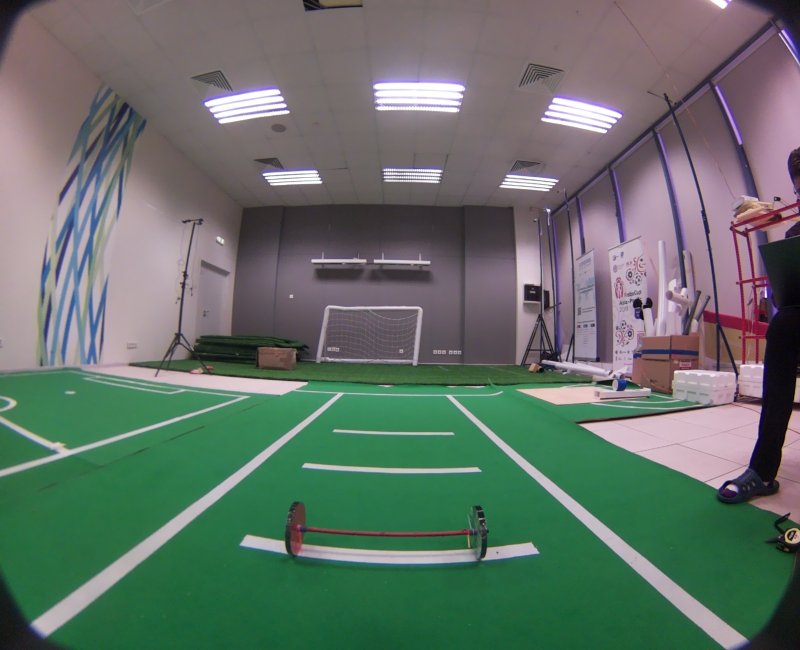
#> input picture Weight_Lifting_Vision/images/img_0.jpg, 1600 x 1300 px (shown at 1/2 size); the run also reads 1 picture not shown here
$ jupyter execute Detect_Line_Barbell.ipynb   (older library calls are emulated)
#> lines starting #> are read from the running program, lines starting #| are printed output that depends on the picture; after the words box and inside, x2 and y2 are one past the last pixel; in counts of white or black regions, pixels touching at a corner belong together
[cell 1]
import cv2
import numpy as np

[cell 2]
import cv2
import numpy as np

cv2.namedWindow('small_mask')

cv2.resizeWindow('small_mask', 1000, 1000)

def nothing(x):
    pass

cv2.createTrackbar('lh', 'small_mask', 166, 255, nothing)
cv2.createTrackbar('ls', 'small_mask', 80, 255, nothing)
cv2.createTrackbar('lv', 'small_mask', 62, 255, nothing)
cv2.createTrackbar('hh', 'small_mask', 202, 255, nothing)
cv2.createTrackbar('hs', 'small_mask', 229, 255, nothing)
cv2.createTrackbar('hv', 'small_mask', 200, 255, nothing)

img = cv2.imread('images/img_0.jpg')
#> img is the input picture: shape (1300, 1600, 3); mean B, G, R 104.1, 112.8, 99.7

hsv = cv2.cvtColor(img, cv2.COLOR_BGR2HSV)
#> hsv: shape (1300, 1600, 3); mean H, S, V 103.8, 79.5, 124.5

while True:
    lh = cv2.getTrackbarPos('lh', 'small_mask')
    ls = cv2.getTrackbarPos('ls', 'small_mask')
    lv = cv2.getTrackbarPos('lv', 'small_mask')
    hh = cv2.getTrackbarPos('hh', 'small_mask')
    hs = cv2.getTrackbarPos('hs', 'small_mask')
    hv = cv2.getTrackbarPos('hv', 'small_mask')

    mask = cv2.inRange(hsv, (lh, ls, lv), (hh, hs, hv))
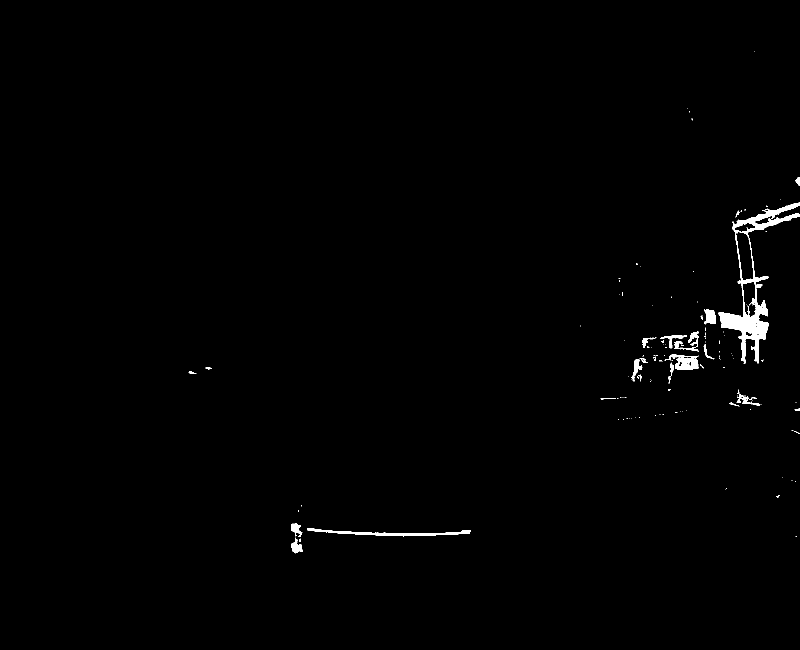
#> mask: shape (1300, 1600) (shown at 1/2 size); 0.74% white; 136 white regions (108 under 20 px), largest, box (x1, y1, x2, y2) and area: (1437, 404, 1600, 728) 8376, (614, 1056, 941, 1073) 1602, (1329, 708, 1398, 740) 1126

    small_img = cv2.resize(img, (img.shape[1] // 4, img.shape[0] // 4))
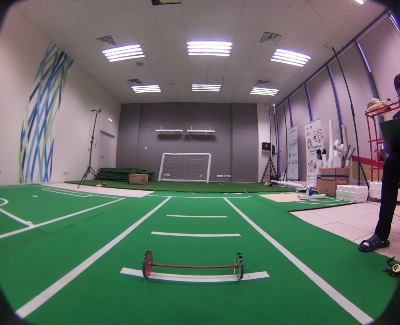
#> small_img: shape (325, 400, 3); mean B, G, R 104.3, 112.9, 99.9
    small_mask = cv2.resize(mask, (mask.shape[1] // 4, mask.shape[0] // 4))

    cv2.imshow('img', small_img)
    cv2.imshow('mask', small_mask)

    key = cv2.waitKey(80) & 0xFF
#> (key q is pressed here)
    if key == ord('q'):
        break

cv2.destroyAllWindows()

[cell 3]
import cv2
import numpy as np

cv2.namedWindow('small_mask')

cv2.resizeWindow('small_mask', 1000, 1000)

img = cv2.imread('images/img_0.jpg')

hsv = cv2.cvtColor(img, cv2.COLOR_BGR2HSV)

mask = cv2.inRange(hsv, (166, 80, 62), (202, 229, 200))

mask[:, -300:] = 0
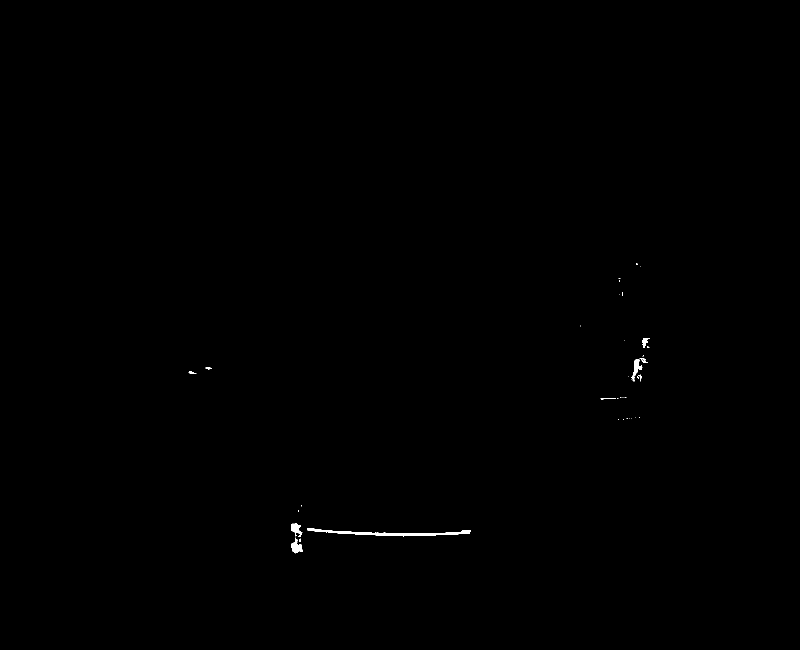
#> mask: shape (1300, 1600) (shown at 1/2 size); 0.15% white; 37 white regions (27 under 20 px), largest, box (x1, y1, x2, y2) and area: (614, 1056, 941, 1073) 1602, (1263, 717, 1295, 763) 419, (583, 1075, 606, 1107) 385
mask[:, :300] = 0


connectivity = 4

output = cv2.connectedComponentsWithStats(mask, connectivity, cv2.CV_32S)

num_labels = output[0]
#> num_labels = 38
labels = output[1]
#> labels: shape (1300, 1600) int32; 38 distinct labels, from 0 to 37
stats = output[2]
#> stats = 38 rows, first 6: [0, 0, 1600, 1300, 2076808], [1272, 527, 3, 3, 9], [1280, 533, 1, 1, 1], [1237, 556, 4, 2, 6], [1238, 560, 2, 4, 6], [1244, 584, 2, 7, 8]

filtered = np.zeros_like(mask)

for i in range(1, num_labels):
    a = stats[i, cv2.CC_STAT_AREA]
    top = stats[i, cv2.CC_STAT_TOP]
    left = stats[i, cv2.CC_STAT_LEFT]
    width = stats[i, cv2.CC_STAT_WIDTH]
    height = stats[i, cv2.CC_STAT_HEIGHT]

    if (a >= 1000 and width > 300):
        filtered[np.where(labels == i)] = 255

        cv2.putText(img, str(a), (left, top), cv2.FONT_ITALIC, 1, (0, 0, 255), 2, cv2.LINE_4)
        cv2.rectangle(img, (left, top), (left + width, top + height), (0, 0, 255), 4)
#> this loop made 37 passes
#> (a, top, left, width, height) on passes 1 to 12: (9, 527, 1272, 3, 3), (1, 533, 1280, 1, 1), (6, 556, 1237, 4, 2), (6, 560, 1238, 2, 4), (8, 584, 1244, 2, 7), (1, 588, 1238, 1, 1), (2, 651, 1160, 1, 2), (149, 676, 1285, 15, 20), (1, 681, 1248, 1, 1), (10, 692, 1294, 5, 3), (4, 711, 1285, 3, 3), (419, 717, 1263, 32, 46)
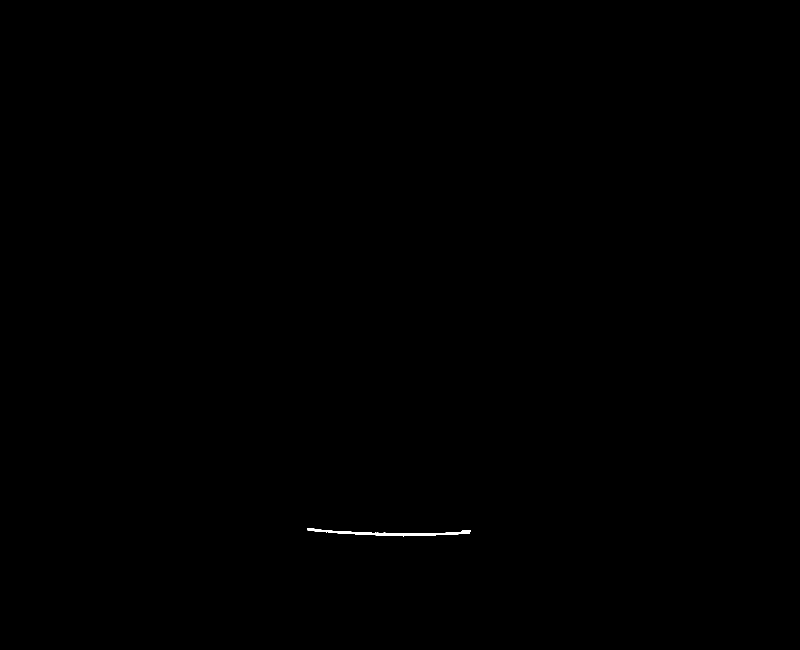
#> filtered: shape (1300, 1600) (shown at 1/2 size); 0.08% white; 1 white region, box (x1, y1, x2, y2) and area: (614, 1056, 941, 1073) 1602
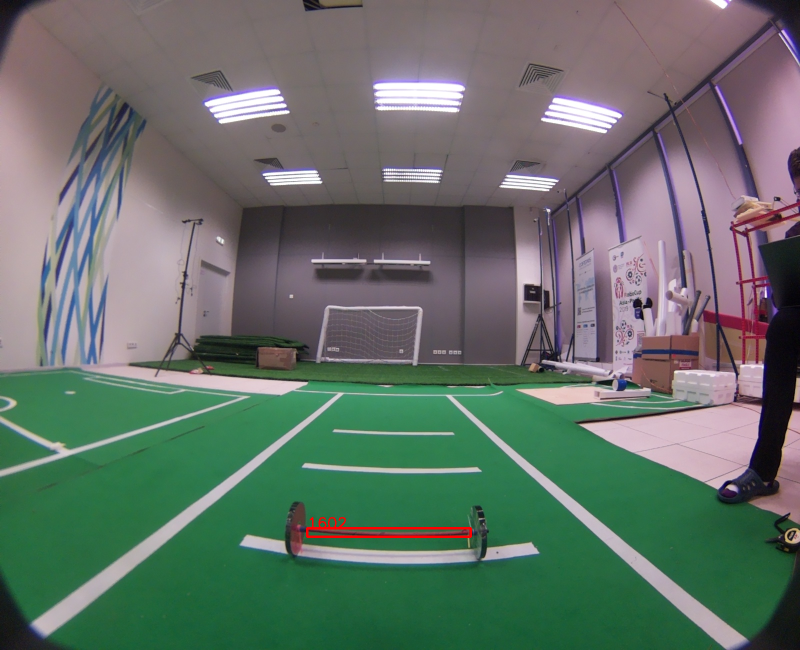
#> img: shape (1300, 1600, 3) (shown at 1/2 size); 0.19% of pixels changed, all inside (x1, y1, x2, y2) = (612, 1034, 944, 1076)

center_x = left + width // 2
#> center_x = 600
center_y = top + height // 2
#> center_y = 1080

print(f"Center coordinates of detected blob: ({center_x}, {center_y})")
#| Center coordinates of detected blob: (600, 1080)

small_img = cv2.resize(img, (img.shape[1] // 4, img.shape[0] // 4))
small_mask = cv2.resize(mask, (mask.shape[1] // 4, mask.shape[0] // 4))

cv2.imshow('mask', small_mask)
cv2.imshow('img', small_img)

cv2.waitKey(0)
cv2.destroyAllWindows()
cv2.waitKey(10)
#> Out = 113

[cell 4]
import cv2
import numpy as np

cv2.namedWindow('small_mask')

cv2.resizeWindow('small_mask', 1000, 1000)

img = cv2.imread('images/img_5.jpg')

hsv = cv2.cvtColor(img, cv2.COLOR_BGR2HSV)
#> hsv: shape (1300, 1600, 3); mean H, S, V 116.8, 79.6, 124.2

mask = cv2.inRange(hsv, (0, 1, 195), (181, 28, 214))
#> mask: shape (1300, 1600); 1.6% white; 912 white regions (845 under 20 px), largest, box (x1, y1, x2, y2) and area: (895, 790, 1236, 1092) 6425, (392, 785, 688, 1018) 4299, (606, 927, 961, 946) 2483

mask[:, -300:] = 0
mask[:, :300] = 0
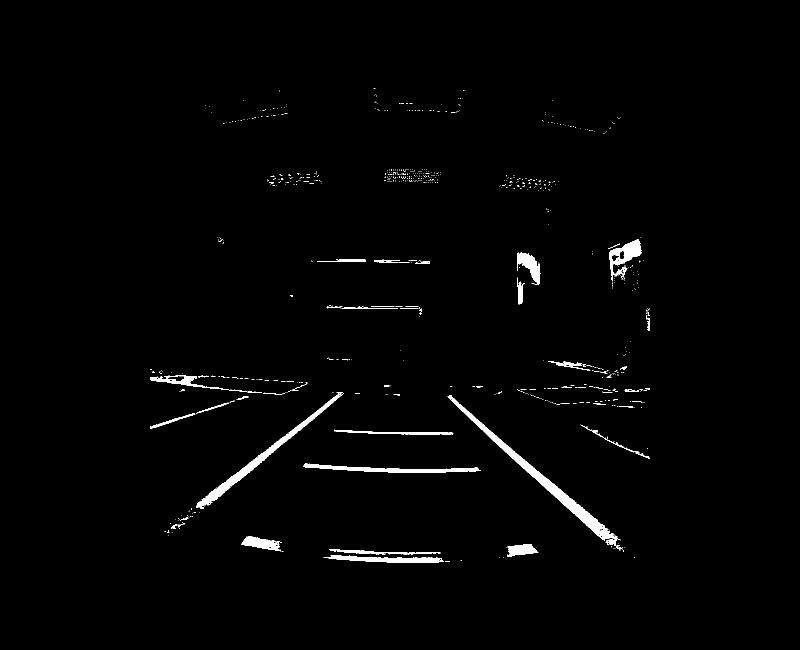
#> mask: shape (1300, 1600) (shown at 1/2 size); 1.4% white; 731 white regions (681 under 20 px), largest, box (x1, y1, x2, y2) and area: (895, 790, 1236, 1092) 6425, (392, 785, 688, 1018) 4299, (606, 927, 961, 946) 2483

min_left = -5

connectivity = 4

lowest_bottom = 5000
lowest_component_index = -1

output = cv2.connectedComponentsWithStats(mask, connectivity, cv2.CV_32S)

num_labels = output[0]
#> num_labels = 732
labels = output[1]
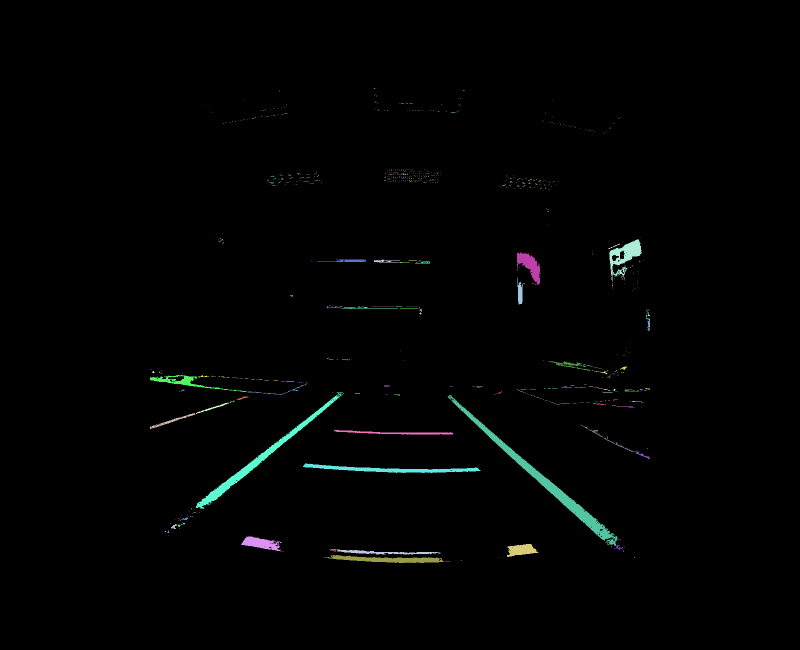
#> labels: shape (1300, 1600) int32 (shown at 1/2 size); 732 distinct labels, from 0 to 731; one colour per label, 0 black
stats = output[2]
#> stats = 732 rows, first 6: [0, 0, 1600, 1300, 2050647], [747, 176, 4, 2, 6], [558, 181, 2, 2, 2], [926, 181, 3, 1, 3], [749, 189, 2, 2, 2], [752, 191, 2, 2, 2]

filtered = np.zeros_like(mask)

for i in range(1, num_labels):
    a = stats[i, cv2.CC_STAT_AREA]
    top = stats[i, cv2.CC_STAT_TOP]
    left = stats[i, cv2.CC_STAT_LEFT]
    width = stats[i, cv2.CC_STAT_WIDTH]
    height = stats[i, cv2.CC_STAT_HEIGHT]
    bottom = top + height


    if (a >= 1500 and width > 300):
        filtered[np.where(labels == i)] = 255

        if bottom < lowest_bottom:
            lowest_bottom = bottom
            lowest_component_index = i
#> this loop made 731 passes
#> (a, top, left, width, height, bottom, lowest_bottom) on passes 616, 670: (6425, 790, 895, 341, 302, 1092, 1092), (2483, 927, 606, 355, 19, 946, 946)
#> (a, top, left, width, height, bottom) on passes 1 to 6: (6, 176, 747, 4, 2, 178), (2, 181, 558, 2, 2, 183), (3, 181, 926, 3, 1, 182), (2, 189, 749, 2, 2, 191), (2, 191, 752, 2, 2, 193), (1, 197, 917, 1, 1, 198)
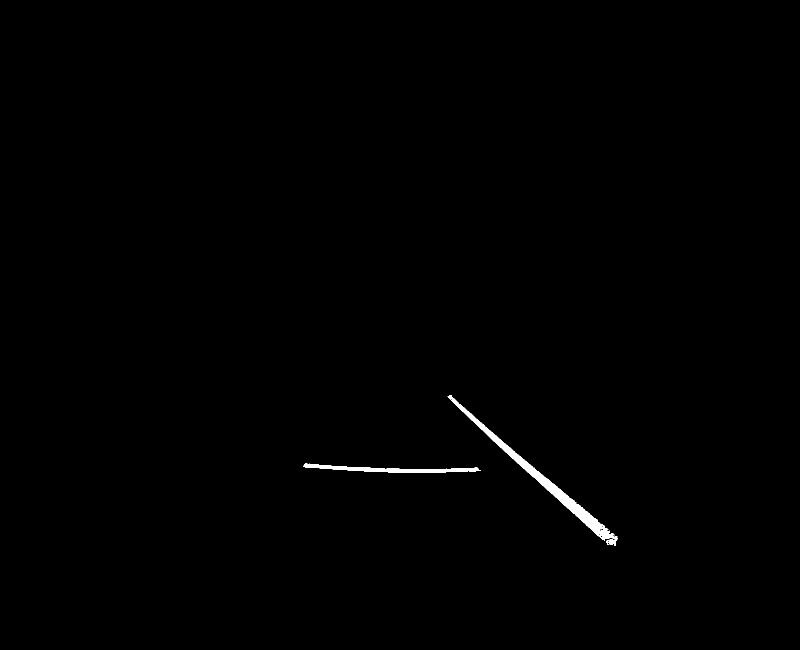
#> filtered: shape (1300, 1600) (shown at 1/2 size); 0.43% white; 2 white regions, box (x1, y1, x2, y2) and area: (895, 790, 1236, 1092) 6425, (606, 927, 961, 946) 2483
#> after the loop, lowest_bottom = 946; lowest_component_index = 670

left = stats[lowest_component_index, cv2.CC_STAT_LEFT]
top = stats[lowest_component_index, cv2.CC_STAT_TOP]
width = stats[lowest_component_index, cv2.CC_STAT_WIDTH]
height = stats[lowest_component_index, cv2.CC_STAT_HEIGHT]
area = stats[lowest_component_index, cv2.CC_STAT_AREA]
#> area = 2483

cv2.putText(img, str(area), (left, top), cv2.FONT_ITALIC, 1, (0, 0, 255), 2, cv2.LINE_4)
#> img: shape (1300, 1600, 3); mean B, G, R 105.9, 112.2, 99.3
cv2.rectangle(img, (left, top), (left + width, top + height), (0, 0, 255), 4)
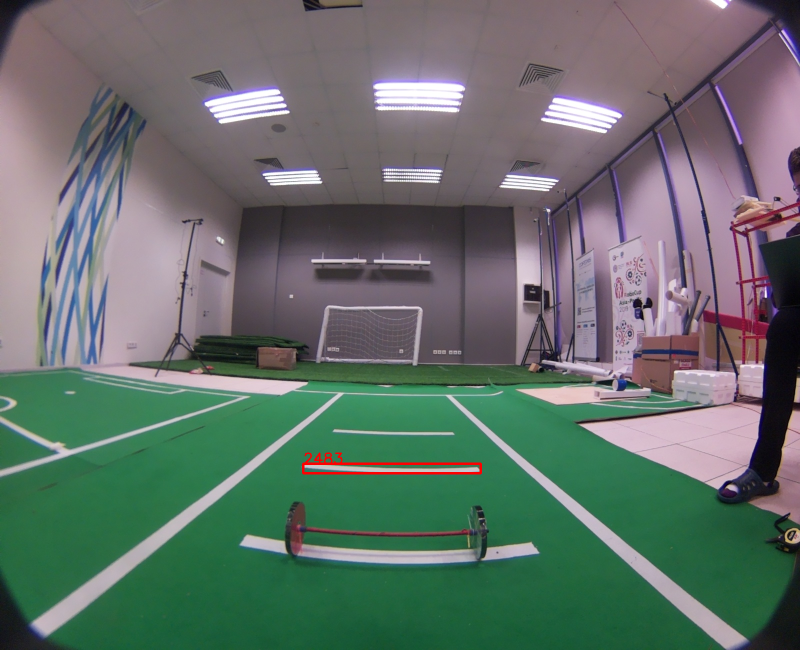
#> img: shape (1300, 1600, 3) (shown at 1/2 size); mean B, G, R 105.7, 112, 99.6


center_x = left + width // 2
#> center_x = 783
center_y = top + height // 2
#> center_y = 936

print(f"Center coordinates of detected blob: ({center_x}, {center_y})")
#| Center coordinates of detected blob: (783, 936)

small_img = cv2.resize(img, (img.shape[1] // 4, img.shape[0] // 4))
small_mask = cv2.resize(mask, (mask.shape[1] // 4, mask.shape[0] // 4))
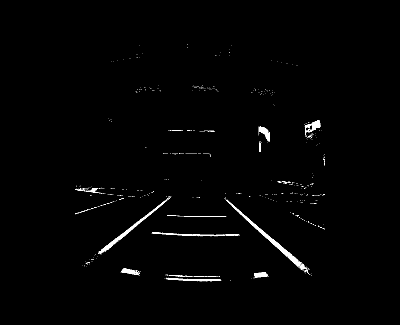
#> small_mask: shape (325, 400); min 0, max 255, mean 3.5

cv2.imshow('mask', small_mask)
cv2.imshow('img', small_img)

cv2.waitKey(0)
cv2.destroyAllWindows()
cv2.waitKey(10)
#> Out = 113
